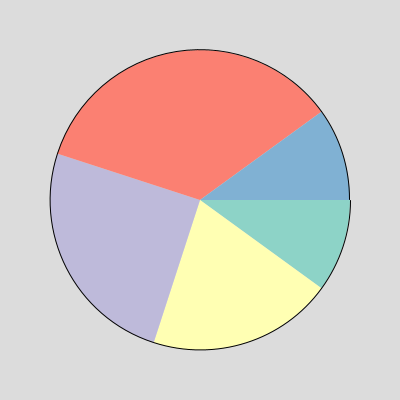
Frame 1 (no input)
Frame 60 (the mouse pressed at the canvas centre just before this capture): identical to frame 1, image omitted
Frame 120 (the mouse held since frame 60 and released just before this capture): identical to frame 1, image omitted

The Processing sketch that drew this single still picture (run headless with seeded random() and noise(); from frame 60 on, the mouse is pressed at the canvas centre):

// Processing sketch: assignment2a
// ── assignment2a.pde

color bgColor;

float total;

int sliceIndex;
float startAngle;

float pieWidth;
float pieHeight;

float pieCenterX;
float pieCenterY;

float calcSliceSize(float value){
  
  if((value + total) > 100){
    value = 100 - total;
  }
  
  total = total + value;
  
  return (2 * PI) * (value / 100);
}

void drawSlice(float value){
  
  float sliceSize = calcSliceSize(value);
  
  float endAngle = startAngle + sliceSize;
  
  arc(pieCenterX, pieCenterY, pieWidth, pieHeight, startAngle, endAngle);
  startAngle += sliceSize;
  sliceIndex++;
}

void drawPieGraph(float v1, float v2, float v3, float v4, float v5){
  
  fill(#8dd3c7);
  drawSlice(v1);
  
  fill(#ffffb3);
  drawSlice(v2);
  
  fill(#bebada);
  drawSlice(v3);
  
  fill(#fb8072);
  drawSlice(v4);
  
  fill(#80b1d3);
  drawSlice(v5);
  
  if(total < 100){
    drawSlice(100 - total);
  }
} 

void setup(){
  
  size(400, 400);
  smooth();
  
  total = 0.0;
  
  sliceIndex = 0;
  startAngle = 0.0;
  
  pieWidth = width * 0.75;
  pieHeight = height * 0.75;
  
  pieCenterX = width * 0.5;
  pieCenterY = height * 0.5;
  
  bgColor = color(220);
  background(bgColor);
}

void draw(){
  
  background(bgColor);
  
  total = 0.0;
  
  sliceIndex = 0;
  startAngle = 0.0;
  
  drawPieGraph(10, 20, 25, 35, 50);
}
